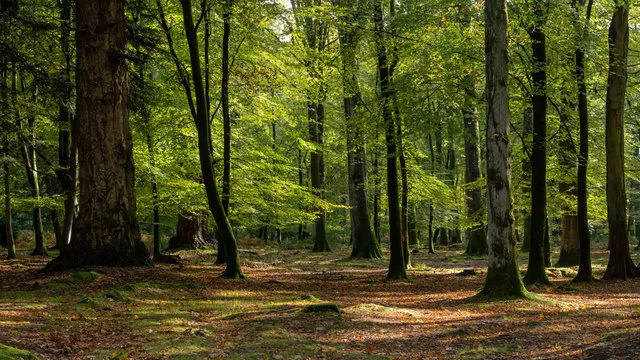
#> input picture lab06/forest.png, 640 x 360 px
$ python main2.py
#> lines starting #> are read from the running program, lines starting #| are printed output that depends on the picture
from PIL import Image
import numpy as np

pictures = ['forest.png', 'desert.png', 'sea.png']

def convert_to_gray_avg(image):
    return np.mean(image, axis=2)

def convert_to_gray_weighted(image):
    return 0.299*image[:,:,0] + 0.587*image[:,:,1] + 0.114*image[:,:,2]

for picture in pictures:
    image = Image.open(picture)
#> image is the input picture: PIL image 640x360 RGB; mean R, G, B 74.1, 73.7, 28.9
    image = np.array(image)
    print(image)
#> (printed output is left out)

    gray_avg = convert_to_gray_avg(image)
#> in convert_to_gray_avg, `return np.mean(image, axis=2)`:
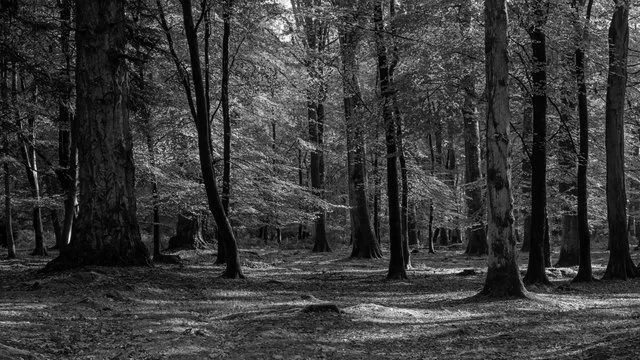
#> returned value: shape (360, 640) float64; min 0, max 255, mean 58.9
    Image.fromarray(gray_avg.astype(np.uint8)).save(f"grey_avg_{picture}")

    gray_weighted = convert_to_gray_weighted(image)
#> in convert_to_gray_weighted, `return 0.299*image[:,:,0] + 0.587*image[:,:,1] + 0.114*image[:,:,2]`:
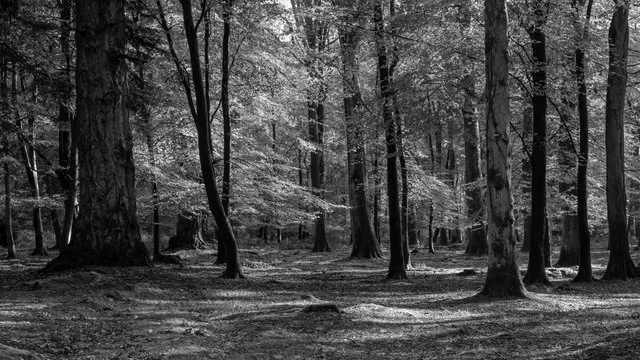
#> returned value: shape (360, 640) float64; min 0, max 255, mean 68.7
    Image.fromarray(gray_weighted.astype(np.uint8)).save(f"gray_weighted_{picture}")
#> pass 2 of the loop `for picture in pictures:`:
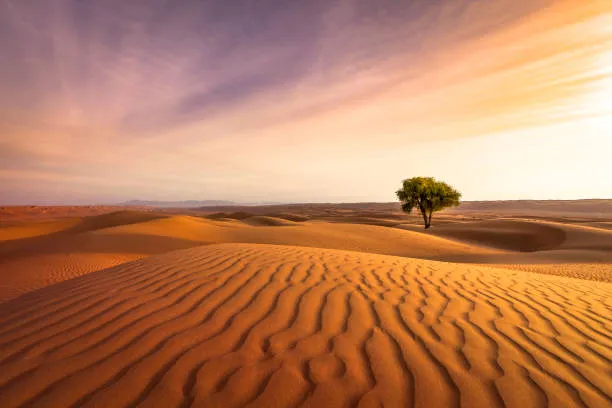
#> input picture lab06/desert.png, 612 x 408 px
#> image is the input picture: PIL image 612x408 RGB; mean R, G, B 184.7, 128, 95.1
#> (printed output is left out)
#> in convert_to_gray_avg (call 2), `return np.mean(image, axis=2)`:
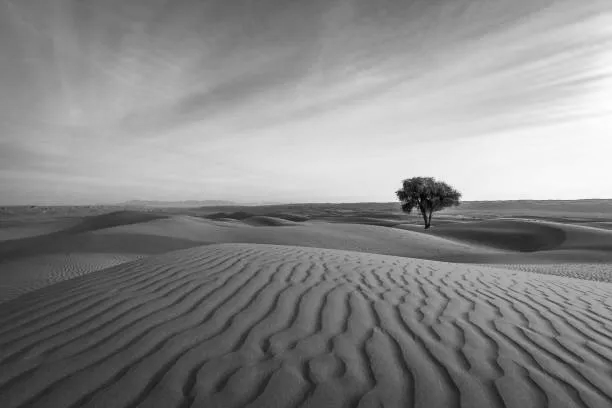
#> returned value: shape (408, 612) float64; min 2.33, max 254.7, mean 135.9
#> pass 3 of the loop `for picture in pictures:`:
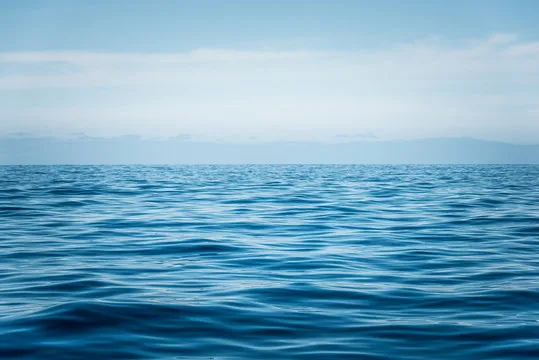
#> input picture lab06/sea.png, 539 x 360 px
#> image is the input picture: PIL image 539x360 RGB; mean R, G, B 116.1, 165.6, 192.2
#> (printed output is left out)
#> in convert_to_gray_avg (call 3), `return np.mean(image, axis=2)`:
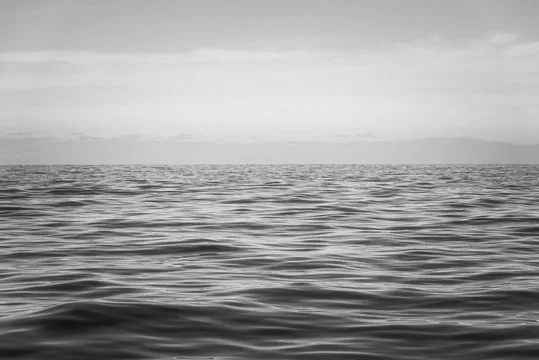
#> returned value: shape (360, 539) float64; min 17.67, max 233.3, mean 157.9
